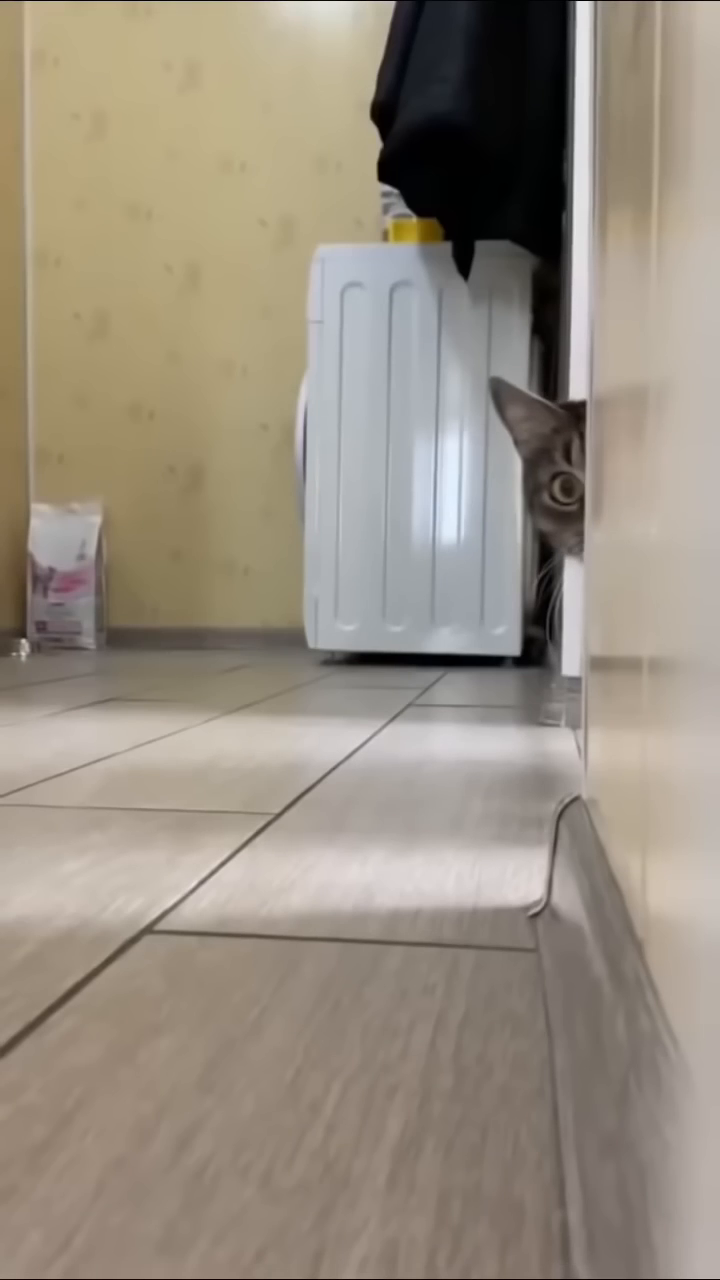
#> input picture frame 18 of 126_Merge_video_clips/cat.mp4, 720 x 1280 px, given in place of three.mp4, which was not available
$ python resize_video.py
#> lines starting #> are read from the running program, lines starting #| are printed output that depends on the picture
import cv2

input_video_path = "three.mp4"
output_video_path = "three_resized.mp4"

# Open the video file
cap = cv2.VideoCapture(input_video_path)

# Get the original video's width and height
width = int(cap.get(cv2.CAP_PROP_FRAME_WIDTH))
height = int(cap.get(cv2.CAP_PROP_FRAME_HEIGHT))

# print(width, height)

new_width = 1920
new_height = 1080

# Define the codec and create a VideoWriter object
fourcc = cv2.VideoWriter_fourcc(*'mp4v')  # You can use different codecs based on your needs
out = cv2.VideoWriter(output_video_path, fourcc, 30, (new_width, new_height))


while cap.isOpened():
    ret, frame = cap.read()
#> frame is the input picture: shape (1280, 720, 3); mean B, G, R 129, 142.8, 152.5

    if not ret:
        break

    # Resize the frame
    resized_frame = cv2.resize(frame, (new_width, new_height))
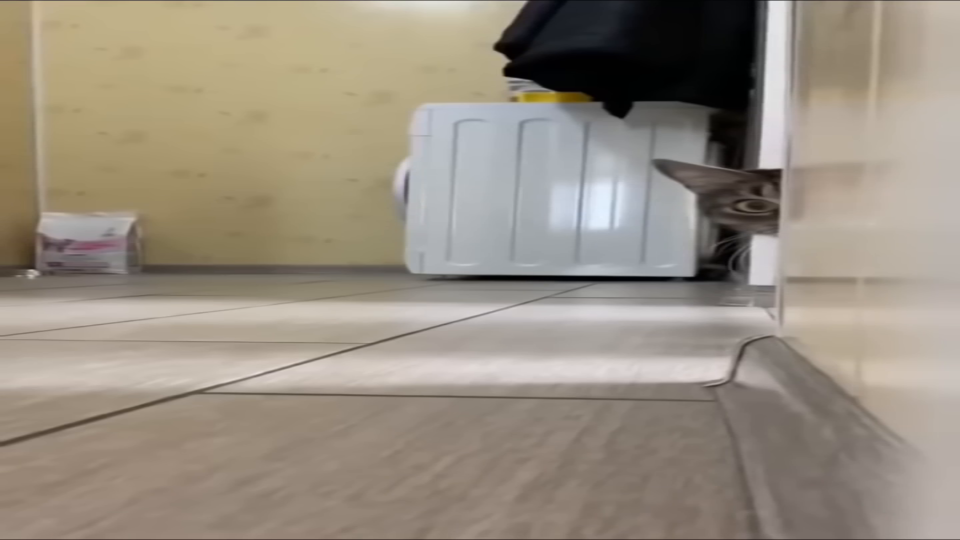
#> resized_frame: shape (1080, 1920, 3) (shown at 1/2 size); mean B, G, R 128.9, 142.7, 152.5

    # Write the resized frame to the output video
    out.write(resized_frame)

# Release the video capture and writer objects
cap.release()
out.release()

# Close all OpenCV windows
cv2.destroyAllWindows()

$ run again, starting later in the video
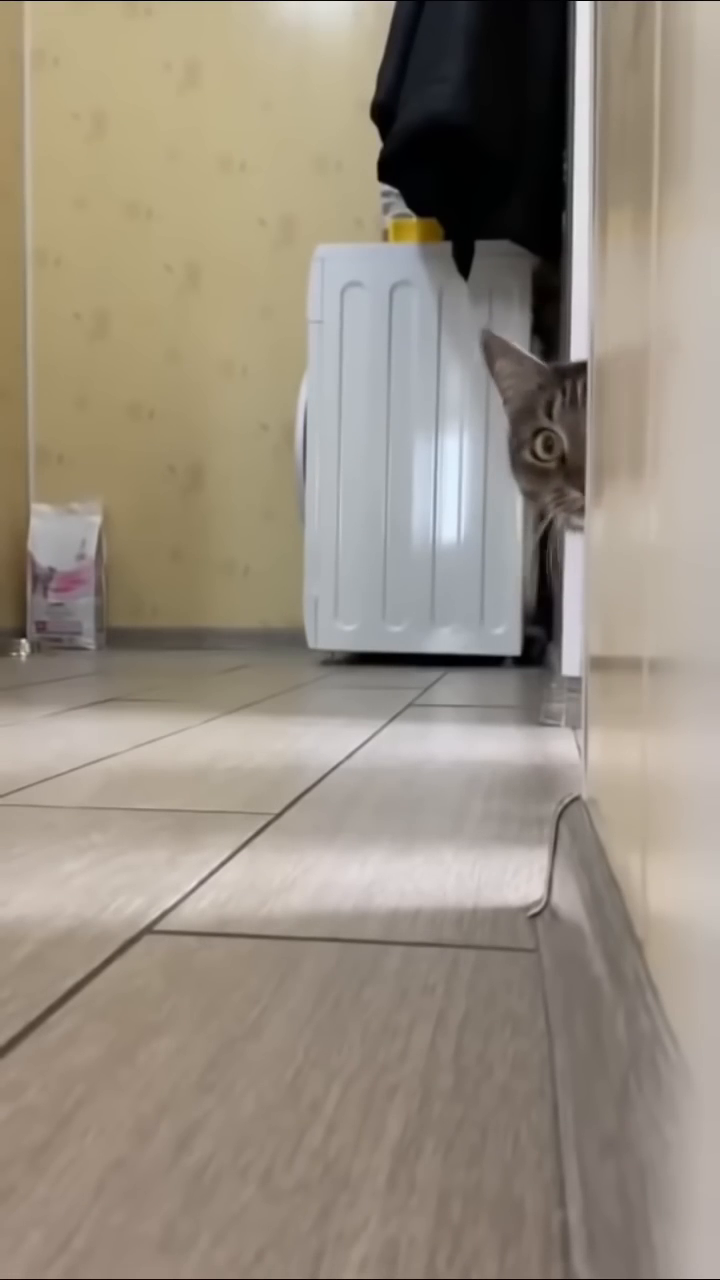
#> input picture frame 81 of 126_Merge_video_clips/cat.mp4, 720 x 1280 px, given in place of three.mp4, which was not available
#> frame is the input picture: shape (1280, 720, 3); mean B, G, R 128.8, 142.7, 152.6
#> `resized_frame = cv2.resize(frame, (new_width, new_height))`:
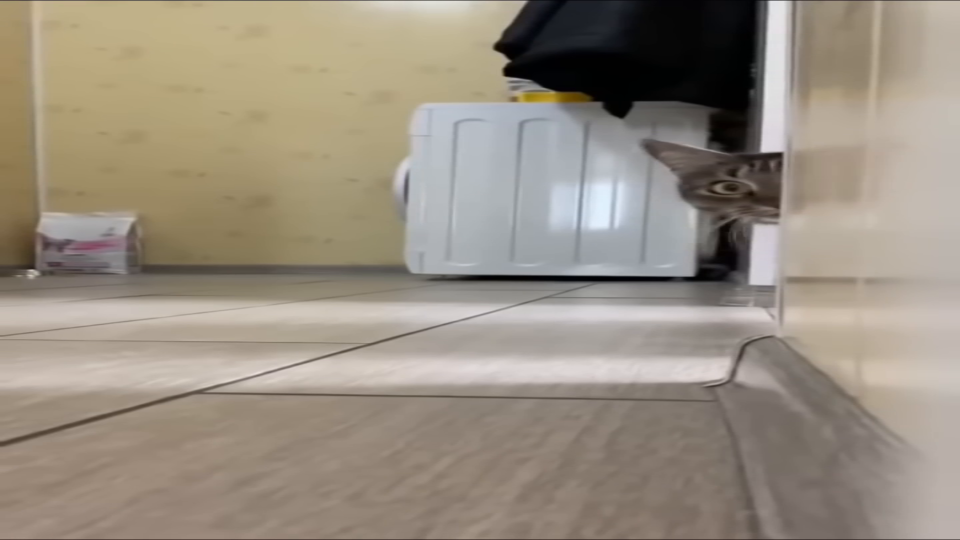
#> resized_frame: shape (1080, 1920, 3) (shown at 1/2 size); mean B, G, R 128.8, 142.6, 152.5

$ run again, starting later in the video
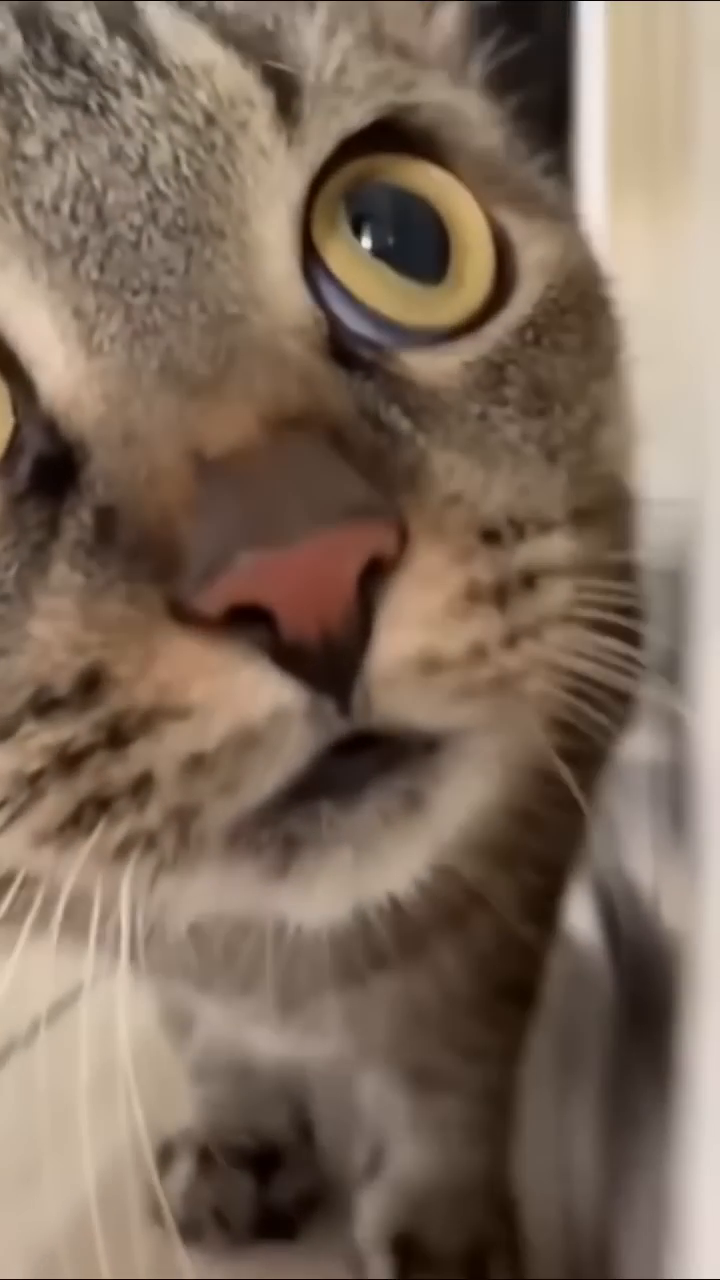
#> input picture frame 144 of 126_Merge_video_clips/cat.mp4, 720 x 1280 px, given in place of three.mp4, which was not available
#> frame is the input picture: shape (1280, 720, 3); mean B, G, R 91, 106.9, 126.2
#> `resized_frame = cv2.resize(frame, (new_width, new_height))`:
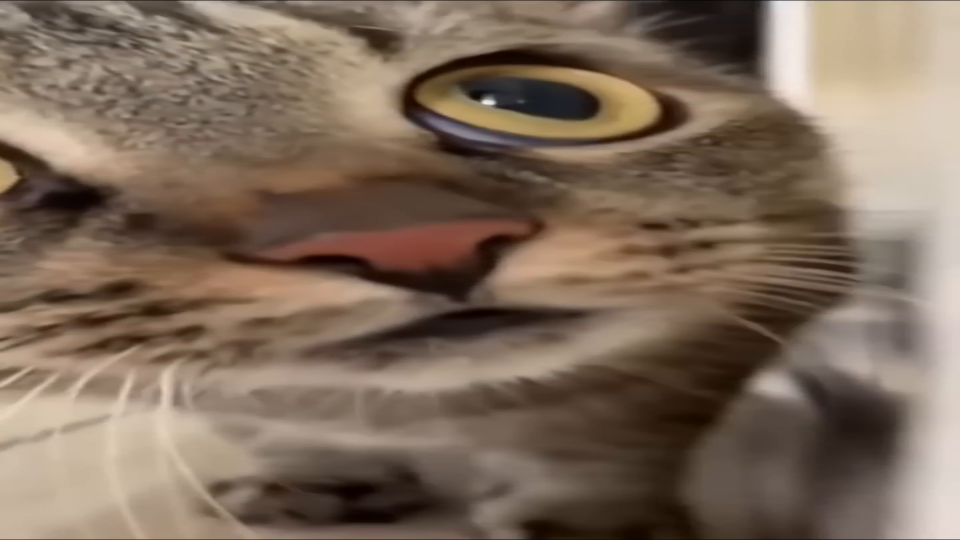
#> resized_frame: shape (1080, 1920, 3) (shown at 1/2 size); mean B, G, R 90.9, 106.8, 126.1
